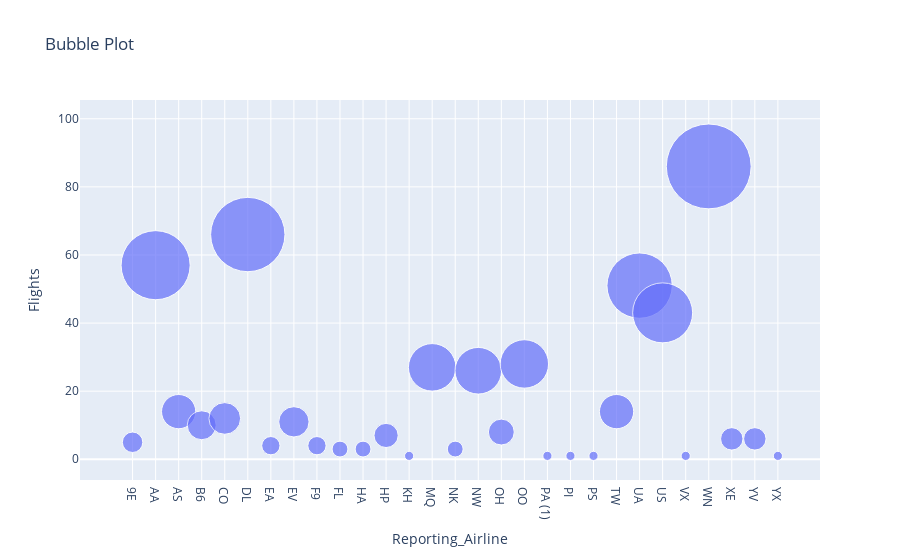

Source (notebook cell):
### Markdown cell above
**To do**

*   Create a bubble chart using the `bub_data` with x-axis being reporting airline and y-axis being flights.
*   Provide title to the chart
*   Update size of the bubble based on the number of flights. Use `size` parameter.
*   Update name of the hover tooltip to `reporting_airline` using `hover_name` parameter.

### Code cell
# Create bubble chart here

fig=px.scatter(bub_data,x='Reporting_Airline',y='Flights',title='Bubble Plot',size='Flights',hover_name='Reporting_Airline',size_max=60)
fig.show()

# Notes:
# https://plotly.com/python/bubble-charts/?utm_medium=Exinfluencer&utm_source=Exinfluencer&utm_content=000026UJ&utm_term=10006555&utm_id=NA-SkillsNetwork-Channel-SkillsNetworkCoursesIBMDeveloperSkillsNetworkDV0101ENSkillsNetwork20297740-2021-01-01
# size parameter details what the bubble sizes will be based on
# hover_name determines what writing is shown when mouse is used to hover over bubble
# size_max determines a maximum size of bubble, and consequently increases the size of all other bubles in proportion to maximum bubble size.

### Figure 1 — Plotly figure (JSON) as saved in the notebook; plotly's stock layout.template omitted (floating-point values rounded to 4 significant figures)
{"data": [{"hovertemplate": "<b>%{hovertext}</b><br><br>Reporting_Airline=%{x}<br>Flights=%{marker.size}<extra></extra>", "hovertext": ["9E", "AA", "AS", "B6", "CO", "DL", "EA", "EV", "F9", "FL", "HA", "HP", "KH", "MQ", "NK", "NW", "OH", "OO", "PA (1)", "PI", "PS", "TW", "UA", "US", "VX", "WN", "XE", "YV", "YX"], "legendgroup": "", "marker": {"color": "#636efa", "size": [5, 57, 14, 10, 12, 66, 4, 11, 4, 3, 3, 7, 1, 27, 3, 26, 8, 28, 1, 1, 1, 14, 51, 43, 1, 86, 6, 6, 1], "sizemode": "area", "sizeref": 0.02389, "symbol": "circle"}, "mode": "markers", "name": "", "orientation": "v", "showlegend": false, "type": "scatter", "x": ["9E", "AA", "AS", "B6", "CO", "DL", "EA", "EV", "F9", "FL", "HA", "HP", "KH", "MQ", "NK", "NW", "OH", "OO", "PA (1)", "PI", "PS", "TW", "UA", "US", "VX", "WN", "XE", "YV", "YX"], "xaxis": "x", "y": [5, 57, 14, 10, 12, 66, 4, 11, 4, 3, 3, 7, 1, 27, 3, 26, 8, 28, 1, 1, 1, 14, 51, 43, 1, 86, 6, 6, 1], "yaxis": "y"}], "layout": {"autosize": true, "legend": {"itemsizing": "constant", "tracegroupgap": 0}, "title": {"text": "Bubble Plot"}, "xaxis": {"anchor": "y", "autorange": true, "domain": [0, 1], "range": [-2.491, 29.87], "title": {"text": "Reporting_Airline"}, "type": "category"}, "yaxis": {"anchor": "x", "autorange": true, "domain": [0, 1], "range": [-7.308, 113.2], "title": {"text": "Flights"}, "type": "linear"}}}
